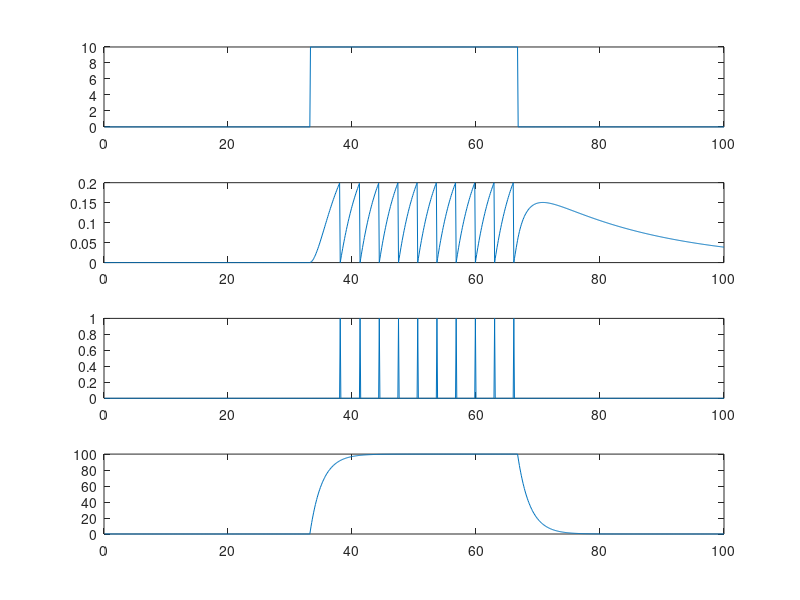

Reproduce this figure in MATLAB.
function [  ] = lif_demo()
%LIF Biology inspired Leaky and Integrated and Fire model

%% Inition Variables
n_neuron = 2;
sy_in = 1;
sy_out = 10;
V_E = 0.4;
V_I = 0;
V_leak = 0; % mV
V_th = 0.2; % mV
V_reset = 0; % mV
taum = 20; % ms
tau_syn_E = 2; % ms
%tau_syn_I = 5; % ms
g_leak = 20; % nS
dt = 0.1; % Integration  dt [ms]
T =100;  % ms

%% Inition Inputs
Iinj = zeros(sy_in,round(T/dt));
for ti = round(T/dt/3):round(T/dt/3*2)
    Iinj(:,ti )= 10*ones(sy_in,1);
end
%z = zeros(size(Iinj));
%ind = np.where(I>(V_th-vl)/(R/A))[0];
%z[ind] = 1000.*(tref + R*C*np.log((R/A*I[ind] + vl - vres)/(R/A*I[ind] + vl - vth)))**-1
%Xin = exp((t_p-t)/tau_m);
%Ai = exp((t_q-t)/tau_m);
%Vmp = sum(W*Xin)-Vth*Ai+Vmp;

%% Inition neurons
volt = V_leak*ones(n_neuron,1);
%spike_in = zeros(sy_in,1);
%spiking = zeros(n_neuron,1);
gE = ones(n_neuron,1)*0.1;

record_spikes = zeros(n_neuron,round(T/dt));
record_vmem = zeros(n_neuron,round(T/dt));
record_gE = zeros(n_neuron,round(T/dt));
%% Inition Weights
W = ones(n_neuron,sy_in)*0.5;

%% calculating
for ti = dt:dt:T
	spike_in = Iinj(:,round(ti/dt));
	% Update voltage
	gE = gE -gE*dt/tau_syn_E + W*spike_in;
    volt = volt -dt/taum*(volt - V_leak*ones(n_neuron,1) + gE/g_leak.*(volt-V_E*ones(n_neuron,1)));
    % Spikes reset
    spiking = volt > V_th;
    volt(spiking) = V_reset;
    record_spikes(:,round(ti/dt)) = spiking;
    record_vmem(:,round(ti/dt)) = volt;
    record_gE(:,round(ti/dt)) = gE;
end
%% ploting
subplot(4,1,1);
plot(dt:dt:T,Iinj(1,:));
hold on;    
subplot(4,1,2);
plot(dt:dt:T,record_vmem(1,:));
hold on;
subplot(4,1,3);
plot(dt:dt:T,record_spikes(1,:));
hold on;
subplot(4,1,4);
plot(dt:dt:T,record_gE(1,:));
end

